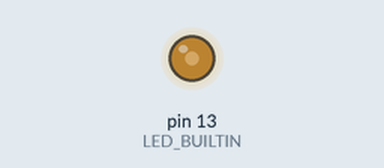
Bench run of a sketch on a simulated Arduino Uno, built with avr-gcc and run on an emulated ATmega328P. Shown: output pins drawn as LEDs (lit = HIGH).

Above: at 0.1 s.
Timing chart, 0 to 1.6 s (numbered marks = the images above):
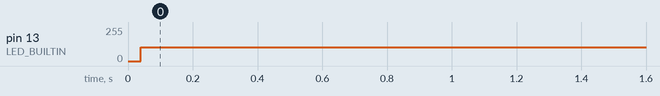

Measured:
- by itself, pin 13 (LED_BUILTIN): 0/255 → 105/255 at 0.04 s

The sketch:

Example1.ino
```cpp
void setup() {
  // put your setup code here, to run once:
  pinMode(LED_BUILTIN, OUTPUT);

}

void loop() {
  // put your main code here, to run repeatedly:
digitalWrite(LED_BUILTIN, HIGH);

digitalWrite(LED_BUILTIN, LOW);


}
```
